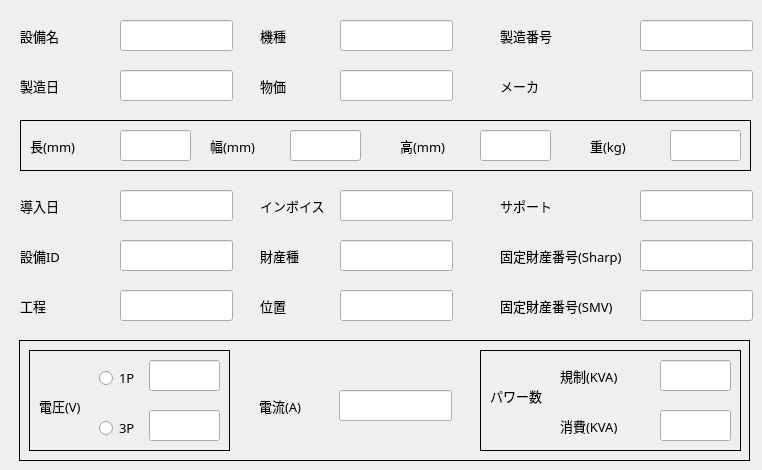
     <widget class="QWidget" name="tab">
      <attribute name="title">
       <string>一般情報(1)</string>
      </attribute>
      <widget class="QLabel" name="EqName">
       <property name="geometry">
        <rect>
         <x>20</x>
         <y>20</y>
         <width>81</width>
         <height>31</height>
        </rect>
       </property>
       <property name="font">
        <font>
         <family>Yu Mincho</family>
         <pointsize>10</pointsize>
        </font>
       </property>
       <property name="text">
        <string>設備名</string>
       </property>
      </widget>
      <widget class="QLineEdit" name="lineEdit_EqName">
       <property name="geometry">
        <rect>
         <x>120</x>
         <y>20</y>
         <width>113</width>
         <height>31</height>
        </rect>
       </property>
       <property name="font">
        <font>
         <family>Yu Mincho</family>
         <pointsize>10</pointsize>
        </font>
       </property>
      </widget>
      <widget class="QLabel" name="Model">
       <property name="geometry">
        <rect>
         <x>260</x>
         <y>20</y>
         <width>71</width>
         <height>31</height>
        </rect>
       </property>
       <property name="font">
        <font>
         <family>Yu Mincho</family>
         <pointsize>10</pointsize>
        </font>
       </property>
       <property name="text">
        <string>機種</string>
       </property>
      </widget>
      <widget class="QLineEdit" name="lineEdit_Model">
       <property name="geometry">
        <rect>
         <x>340</x>
         <y>20</y>
         <width>113</width>
         <height>31</height>
        </rect>
       </property>
       <property name="font">
        <font>
         <family>Yu Mincho</family>
         <pointsize>10</pointsize>
        </font>
       </property>
      </widget>
      <widget class="QLabel" name="serial">
       <property name="geometry">
        <rect>
         <x>500</x>
         <y>20</y>
         <width>131</width>
         <height>31</height>
        </rect>
       </property>
       <property name="font">
        <font>
         <family>Yu Mincho</family>
         <pointsize>10</pointsize>
        </font>
       </property>
       <property name="text">
        <string>製造番号</string>
       </property>
      </widget>
      <widget class="QLineEdit" name="lineEdit_serial">
       <property name="geometry">
        <rect>
         <x>640</x>
         <y>20</y>
         <width>113</width>
         <height>31</height>
        </rect>
       </property>
       <property name="font">
        <font>
         <family>Yu Mincho</family>
         <pointsize>10</pointsize>
        </font>
       </property>
      </widget>
      <widget class="QLabel" name="date">
       <property name="geometry">
        <rect>
         <x>20</x>
         <y>70</y>
         <width>81</width>
         <height>31</height>
        </rect>
       </property>
       <property name="font">
        <font>
         <family>Yu Mincho</family>
         <pointsize>10</pointsize>
        </font>
       </property>
       <property name="text">
        <string>製造日</string>
       </property>
      </widget>
      <widget class="QLineEdit" name="lineEdit_date">
       <property name="geometry">
        <rect>
         <x>120</x>
         <y>70</y>
         <width>113</width>
         <height>31</height>
        </rect>
       </property>
       <property name="font">
        <font>
         <family>Yu Mincho</family>
         <pointsize>10</pointsize>
        </font>
       </property>
      </widget>
      <widget class="QLabel" name="money">
       <property name="geometry">
        <rect>
         <x>260</x>
         <y>70</y>
         <width>71</width>
         <height>31</height>
        </rect>
       </property>
       <property name="font">
        <font>
         <family>Yu Mincho</family>
         <pointsize>10</pointsize>
        </font>
       </property>
       <property name="text">
        <string>物価</string>
       </property>
      </widget>
      <widget class="QLineEdit" name="lineEdit_money">
       <property name="geometry">
        <rect>
         <x>340</x>
         <y>70</y>
         <width>113</width>
         <height>31</height>
        </rect>
       </property>
       <property name="font">
        <font>
         <family>Yu Mincho</family>
         <pointsize>10</pointsize>
        </font>
       </property>
      </widget>
      <widget class="QLabel" name="maker">
       <property name="geometry">
        <rect>
         <x>500</x>
         <y>70</y>
         <width>131</width>
         <height>31</height>
        </rect>
       </property>
       <property name="font">
        <font>
         <family>Yu Mincho</family>
         <pointsize>10</pointsize>
        </font>
       </property>
       <property name="text">
        <string>メーカ</string>
       </property>
      </widget>
      <widget class="QLineEdit" name="lineEdit_maker">
       <property name="geometry">
        <rect>
         <x>640</x>
         <y>70</y>
         <width>113</width>
         <height>31</height>
        </rect>
       </property>
       <property name="font">
        <font>
         <family>Yu Mincho</family>
         <pointsize>10</pointsize>
        </font>
       </property>
      </widget>
      <widget class="QLabel" name="length">
       <property name="geometry">
        <rect>
         <x>30</x>
         <y>130</y>
         <width>81</width>
         <height>31</height>
        </rect>
       </property>
       <property name="font">
        <font>
         <family>Yu Mincho</family>
         <pointsize>10</pointsize>
        </font>
       </property>
       <property name="text">
        <string>長(mm)</string>
       </property>
      </widget>
      <widget class="QLabel" name="width">
       <property name="geometry">
        <rect>
         <x>210</x>
         <y>130</y>
         <width>71</width>
         <height>31</height>
        </rect>
       </property>
       <property name="font">
        <font>
         <family>Yu Mincho</family>
         <pointsize>10</pointsize>
        </font>
       </property>
       <property name="text">
        <string>幅(mm)</string>
       </property>
      </widget>
      <widget class="QLineEdit" name="lineEdit_width">
       <property name="geometry">
        <rect>
         <x>290</x>
         <y>130</y>
         <width>71</width>
         <height>31</height>
        </rect>
       </property>
       <property name="font">
        <font>
         <family>Yu Mincho</family>
         <pointsize>10</pointsize>
        </font>
       </property>
      </widget>
      <widget class="QLabel" name="height">
       <property name="geometry">
        <rect>
         <x>400</x>
         <y>130</y>
         <width>81</width>
         <height>31</height>
        </rect>
       </property>
       <property name="font">
        <font>
         <family>Yu Mincho</family>
         <pointsize>10</pointsize>
        </font>
       </property>
       <property name="text">
        <string>高(mm)</string>
       </property>
      </widget>
      <widget class="QLineEdit" name="lineEdit_height">
       <property name="geometry">
        <rect>
         <x>480</x>
         <y>130</y>
         <width>71</width>
         <height>31</height>
        </rect>
       </property>
       <property name="font">
        <font>
         <family>Yu Mincho</family>
         <pointsize>10</pointsize>
        </font>
       </property>
      </widget>
      <widget class="QLabel" name="weight">
       <property name="geometry">
        <rect>
         <x>590</x>
         <y>130</y>
         <width>71</width>
         <height>31</height>
        </rect>
       </property>
       <property name="font">
        <font>
         <family>Yu Mincho</family>
         <pointsize>10</pointsize>
        </font>
       </property>
       <property name="text">
        <string>重(kg)</string>
       </property>
      </widget>
      <widget class="QLineEdit" name="lineEdit_weight">
       <property name="geometry">
        <rect>
         <x>670</x>
         <y>130</y>
         <width>71</width>
         <height>31</height>
        </rect>
       </property>
       <property name="font">
        <font>
         <family>Yu Mincho</family>
         <pointsize>10</pointsize>
        </font>
       </property>
      </widget>
      <widget class="QFrame" name="frame_3">
       <property name="geometry">
        <rect>
         <x>20</x>
         <y>120</y>
         <width>731</width>
         <height>51</height>
        </rect>
       </property>
       <property name="frameShape">
        <enum>QFrame::Box</enum>
       </property>
       <property name="frameShadow">
        <enum>QFrame::Plain</enum>
       </property>
       <widget class="QLineEdit" name="lineEdit_length">
        <property name="geometry">
         <rect>
          <x>100</x>
          <y>10</y>
          <width>71</width>
          <height>31</height>
         </rect>
        </property>
        <property name="font">
         <font>
          <family>Yu Mincho</family>
          <pointsize>10</pointsize>
         </font>
        </property>
       </widget>
      </widget>
      <widget class="QLabel" name="DateInput">
       <property name="geometry">
        <rect>
         <x>20</x>
         <y>190</y>
         <width>81</width>
         <height>31</height>
        </rect>
       </property>
       <property name="font">
        <font>
         <family>Yu Mincho</family>
         <pointsize>10</pointsize>
        </font>
       </property>
       <property name="text">
        <string>導入日</string>
       </property>
      </widget>
      <widget class="QLineEdit" name="lineEdit_DateInput">
       <property name="geometry">
        <rect>
         <x>120</x>
         <y>190</y>
         <width>113</width>
         <height>31</height>
        </rect>
       </property>
       <property name="font">
        <font>
         <family>Yu Mincho</family>
         <pointsize>10</pointsize>
        </font>
       </property>
      </widget>
      <widget class="QLabel" name="invoice">
       <property name="geometry">
        <rect>
         <x>260</x>
         <y>190</y>
         <width>71</width>
         <height>31</height>
        </rect>
       </property>
       <property name="font">
        <font>
         <family>Yu Mincho</family>
         <pointsize>10</pointsize>
        </font>
       </property>
       <property name="text">
        <string>インボイス</string>
       </property>
      </widget>
      <widget class="QLineEdit" name="lineEdit_invoice">
       <property name="geometry">
        <rect>
         <x>340</x>
         <y>190</y>
         <width>113</width>
         <height>31</height>
        </rect>
       </property>
       <property name="font">
        <font>
         <family>Yu Mincho</family>
         <pointsize>10</pointsize>
        </font>
       </property>
      </widget>
      <widget class="QLabel" name="support">
       <property name="geometry">
        <rect>
         <x>500</x>
         <y>190</y>
         <width>131</width>
         <height>31</height>
        </rect>
       </property>
       <property name="font">
        <font>
         <family>Yu Mincho</family>
         <pointsize>10</pointsize>
        </font>
       </property>
       <property name="text">
        <string>サポート</string>
       </property>
      </widget>
      <widget class="QLineEdit" name="lineEdit_supporter">
       <property name="geometry">
        <rect>
         <x>640</x>
         <y>190</y>
         <width>113</width>
         <height>31</height>
        </rect>
       </property>
       <property name="font">
        <font>
         <family>Yu Mincho</family>
         <pointsize>10</pointsize>
        </font>
       </property>
      </widget>
      <widget class="QLabel" name="EqID">
       <property name="geometry">
        <rect>
         <x>20</x>
         <y>240</y>
         <width>81</width>
         <height>31</height>
        </rect>
       </property>
       <property name="font">
        <font>
         <family>Yu Mincho</family>
         <pointsize>10</pointsize>
        </font>
       </property>
       <property name="text">
        <string>設備ID</string>
       </property>
      </widget>
      <widget class="QLineEdit" name="lineEdit_EqID">
       <property name="geometry">
        <rect>
         <x>120</x>
         <y>240</y>
         <width>113</width>
         <height>31</height>
        </rect>
       </property>
       <property name="font">
        <font>
         <family>Yu Mincho</family>
         <pointsize>10</pointsize>
        </font>
       </property>
      </widget>
      <widget class="QLabel" name="proType">
       <property name="geometry">
        <rect>
         <x>260</x>
         <y>240</y>
         <width>71</width>
         <height>31</height>
        </rect>
       </property>
       <property name="font">
        <font>
         <family>Yu Mincho</family>
         <pointsize>10</pointsize>
        </font>
       </property>
       <property name="text">
        <string>財産種</string>
       </property>
      </widget>
      <widget class="QLineEdit" name="lineEdit_proType">
       <property name="geometry">
        <rect>
         <x>340</x>
         <y>240</y>
         <width>113</width>
         <height>31</height>
        </rect>
       </property>
       <property name="font">
        <font>
         <family>Yu Mincho</family>
         <pointsize>10</pointsize>
        </font>
       </property>
      </widget>
      <widget class="QLabel" name="FixProNumSharp">
       <property name="geometry">
        <rect>
         <x>500</x>
         <y>240</y>
         <width>131</width>
         <height>31</height>
        </rect>
       </property>
       <property name="font">
        <font>
         <family>Yu Mincho</family>
         <pointsize>10</pointsize>
        </font>
       </property>
       <property name="text">
        <string>固定財産番号(Sharp)</string>
       </property>
      </widget>
      <widget class="QLineEdit" name="lineEdit_FixProNumSharp">
       <property name="geometry">
        <rect>
         <x>640</x>
         <y>240</y>
         <width>113</width>
         <height>31</height>
        </rect>
       </property>
       <property name="font">
        <font>
         <family>Yu Mincho</family>
         <pointsize>10</pointsize>
        </font>
       </property>
      </widget>
      <widget class="QLabel" name="process">
       <property name="geometry">
        <rect>
         <x>20</x>
         <y>290</y>
         <width>81</width>
         <height>31</height>
        </rect>
       </property>
       <property name="font">
        <font>
         <family>Yu Mincho</family>
         <pointsize>10</pointsize>
        </font>
       </property>
       <property name="text">
        <string>工程</string>
       </property>
      </widget>
      <widget class="QLineEdit" name="lineEdit_process">
       <property name="geometry">
        <rect>
         <x>120</x>
         <y>290</y>
         <width>113</width>
         <height>31</height>
        </rect>
       </property>
       <property name="font">
        <font>
         <family>Yu Mincho</family>
         <pointsize>10</pointsize>
        </font>
       </property>
      </widget>
      <widget class="QLabel" name="location">
       <property name="geometry">
        <rect>
         <x>260</x>
         <y>290</y>
         <width>71</width>
         <height>31</height>
        </rect>
       </property>
       <property name="font">
        <font>
         <family>Yu Mincho</family>
         <pointsize>10</pointsize>
        </font>
       </property>
       <property name="text">
        <string>位置</string>
       </property>
      </widget>
      <widget class="QLineEdit" name="lineEdit_location">
       <property name="geometry">
        <rect>
         <x>340</x>
         <y>290</y>
         <width>113</width>
         <height>31</height>
        </rect>
       </property>
       <property name="font">
        <font>
         <family>Yu Mincho</family>
         <pointsize>10</pointsize>
        </font>
       </property>
      </widget>
      <widget class="QLabel" name="FixProNumSMV">
       <property name="geometry">
        <rect>
         <x>500</x>
         <y>290</y>
         <width>131</width>
         <height>31</height>
        </rect>
       </property>
       <property name="font">
        <font>
         <family>Yu Mincho</family>
         <pointsize>10</pointsize>
        </font>
       </property>
       <property name="text">
        <string>固定財産番号(SMV)</string>
       </property>
      </widget>
      <widget class="QLineEdit" name="lineEdit_FixProNumSMV">
       <property name="geometry">
        <rect>
         <x>640</x>
         <y>290</y>
         <width>113</width>
         <height>31</height>
        </rect>
       </property>
       <property name="font">
        <font>
         <family>Yu Mincho</family>
         <pointsize>10</pointsize>
        </font>
       </property>
      </widget>
      <widget class="QFrame" name="frame_5">
       <property name="geometry">
        <rect>
         <x>480</x>
         <y>350</y>
         <width>261</width>
         <height>101</height>
        </rect>
       </property>
       <property name="frameShape">
        <enum>QFrame::Box</enum>
       </property>
       <property name="frameShadow">
        <enum>QFrame::Plain</enum>
       </property>
       <widget class="QLabel" name="ratedPower">
        <property name="geometry">
         <rect>
          <x>80</x>
          <y>10</y>
          <width>91</width>
          <height>31</height>
         </rect>
        </property>
        <property name="font">
         <font>
          <family>Yu Mincho</family>
          <pointsize>10</pointsize>
         </font>
        </property>
        <property name="text">
         <string>規制(KVA)</string>
        </property>
       </widget>
       <widget class="QLabel" name="power">
        <property name="geometry">
         <rect>
          <x>10</x>
          <y>30</y>
          <width>81</width>
          <height>31</height>
         </rect>
        </property>
        <property name="font">
         <font>
          <family>Yu Mincho</family>
          <pointsize>10</pointsize>
         </font>
        </property>
        <property name="text">
         <string>パワー数</string>
        </property>
       </widget>
       <widget class="QLabel" name="consumedPower">
        <property name="geometry">
         <rect>
          <x>80</x>
          <y>60</y>
          <width>91</width>
          <height>31</height>
         </rect>
        </property>
        <property name="font">
         <font>
          <family>Yu Mincho</family>
          <pointsize>10</pointsize>
         </font>
        </property>
        <property name="text">
         <string>消費(KVA)</string>
        </property>
       </widget>
       <widget class="QLineEdit" name="lineEdit_ratedPower">
        <property name="geometry">
         <rect>
          <x>180</x>
          <y>10</y>
          <width>71</width>
          <height>31</height>
         </rect>
        </property>
        <property name="font">
         <font>
          <family>Yu Mincho</family>
          <pointsize>10</pointsize>
         </font>
        </property>
       </widget>
       <widget class="QLineEdit" name="lineEdit_consumedPower">
        <property name="geometry">
         <rect>
          <x>180</x>
          <y>60</y>
          <width>71</width>
          <height>31</height>
         </rect>
        </property>
        <property name="font">
         <font>
          <family>Yu Mincho</family>
          <pointsize>10</pointsize>
         </font>
        </property>
       </widget>
      </widget>
      <widget class="QFrame" name="frame_6">
       <property name="geometry">
        <rect>
         <x>19</x>
         <y>340</y>
         <width>731</width>
         <height>121</height>
        </rect>
       </property>
       <property name="frameShape">
        <enum>QFrame::Box</enum>
       </property>
       <property name="frameShadow">
        <enum>QFrame::Plain</enum>
       </property>
       <widget class="QLabel" name="current">
        <property name="geometry">
         <rect>
          <x>240</x>
          <y>50</y>
          <width>71</width>
          <height>31</height>
         </rect>
        </property>
        <property name="font">
         <font>
          <family>Yu Mincho</family>
          <pointsize>10</pointsize>
         </font>
        </property>
        <property name="text">
         <string>電流(A)</string>
        </property>
       </widget>
       <widget class="QLineEdit" name="lineEdit_current">
        <property name="geometry">
         <rect>
          <x>320</x>
          <y>50</y>
          <width>113</width>
          <height>31</height>
         </rect>
        </property>
        <property name="font">
         <font>
          <family>Yu Mincho</family>
          <pointsize>10</pointsize>
         </font>
        </property>
       </widget>
       <widget class="QFrame" name="frame_4">
        <property name="geometry">
         <rect>
          <x>10</x>
          <y>10</y>
          <width>201</width>
          <height>101</height>
         </rect>
        </property>
        <property name="styleSheet">
         <string notr="true"/>
        </property>
        <property name="frameShape">
         <enum>QFrame::Box</enum>
        </property>
        <property name="frameShadow">
         <enum>QFrame::Plain</enum>
        </property>
        <widget class="QLineEdit" name="lineEdit_1p">
         <property name="geometry">
          <rect>
           <x>120</x>
           <y>10</y>
           <width>71</width>
           <height>31</height>
          </rect>
         </property>
         <property name="font">
          <font>
           <family>Yu Mincho</family>
           <pointsize>10</pointsize>
          </font>
         </property>
         <property name="styleSheet">
          <string notr="true"/>
         </property>
        </widget>
        <widget class="QRadioButton" name="radioButton_1p">
         <property name="geometry">
          <rect>
           <x>70</x>
           <y>20</y>
           <width>41</width>
           <height>16</height>
          </rect>
         </property>
         <property name="font">
          <font>
           <family>Yu Mincho</family>
           <pointsize>10</pointsize>
          </font>
         </property>
         <property name="text">
          <string>1P</string>
         </property>
        </widget>
        <widget class="QLineEdit" name="lineEdit_3p">
         <property name="geometry">
          <rect>
           <x>120</x>
           <y>60</y>
           <width>71</width>
           <height>31</height>
          </rect>
         </property>
         <property name="font">
          <font>
           <family>Yu Mincho</family>
           <pointsize>10</pointsize>
          </font>
         </property>
        </widget>
        <widget class="QRadioButton" name="radioButton_3p">
         <property name="geometry">
          <rect>
           <x>70</x>
           <y>70</y>
           <width>41</width>
           <height>16</height>
          </rect>
         </property>
         <property name="font">
          <font>
           <family>Yu Mincho</family>
           <pointsize>10</pointsize>
          </font>
         </property>
         <property name="text">
          <string>3P</string>
         </property>
        </widget>
        <widget class="QLabel" name="vol">
         <property name="geometry">
          <rect>
           <x>10</x>
           <y>40</y>
           <width>61</width>
           <height>31</height>
          </rect>
         </property>
         <property name="font">
          <font>
           <family>Yu Mincho</family>
           <pointsize>10</pointsize>
          </font>
         </property>
         <property name="text">
          <string>電圧(V)</string>
         </property>
        </widget>
       </widget>
      </widget>
      <zorder>frame_6</zorder>
      <zorder>frame_5</zorder>
      <zorder>frame_3</zorder>
      <zorder>EqName</zorder>
      <zorder>lineEdit_EqName</zorder>
      <zorder>Model</zorder>
      <zorder>lineEdit_Model</zorder>
      <zorder>serial</zorder>
      <zorder>lineEdit_serial</zorder>
      <zorder>date</zorder>
      <zorder>lineEdit_date</zorder>
      <zorder>money</zorder>
      <zorder>lineEdit_money</zorder>
      <zorder>maker</zorder>
      <zorder>lineEdit_maker</zorder>
      <zorder>length</zorder>
      <zorder>width</zorder>
      <zorder>lineEdit_width</zorder>
      <zorder>height</zorder>
      <zorder>lineEdit_height</zorder>
      <zorder>weight</zorder>
      <zorder>lineEdit_weight</zorder>
      <zorder>DateInput</zorder>
      <zorder>lineEdit_DateInput</zorder>
      <zorder>invoice</zorder>
      <zorder>lineEdit_invoice</zorder>
      <zorder>support</zorder>
      <zorder>lineEdit_supporter</zorder>
      <zorder>EqID</zorder>
      <zorder>lineEdit_EqID</zorder>
      <zorder>proType</zorder>
      <zorder>lineEdit_proType</zorder>
      <zorder>FixProNumSharp</zorder>
      <zorder>lineEdit_FixProNumSharp</zorder>
      <zorder>process</zorder>
      <zorder>lineEdit_process</zorder>
      <zorder>location</zorder>
      <zorder>lineEdit_location</zorder>
      <zorder>FixProNumSMV</zorder>
      <zorder>lineEdit_FixProNumSMV</zorder>
     </widget>
